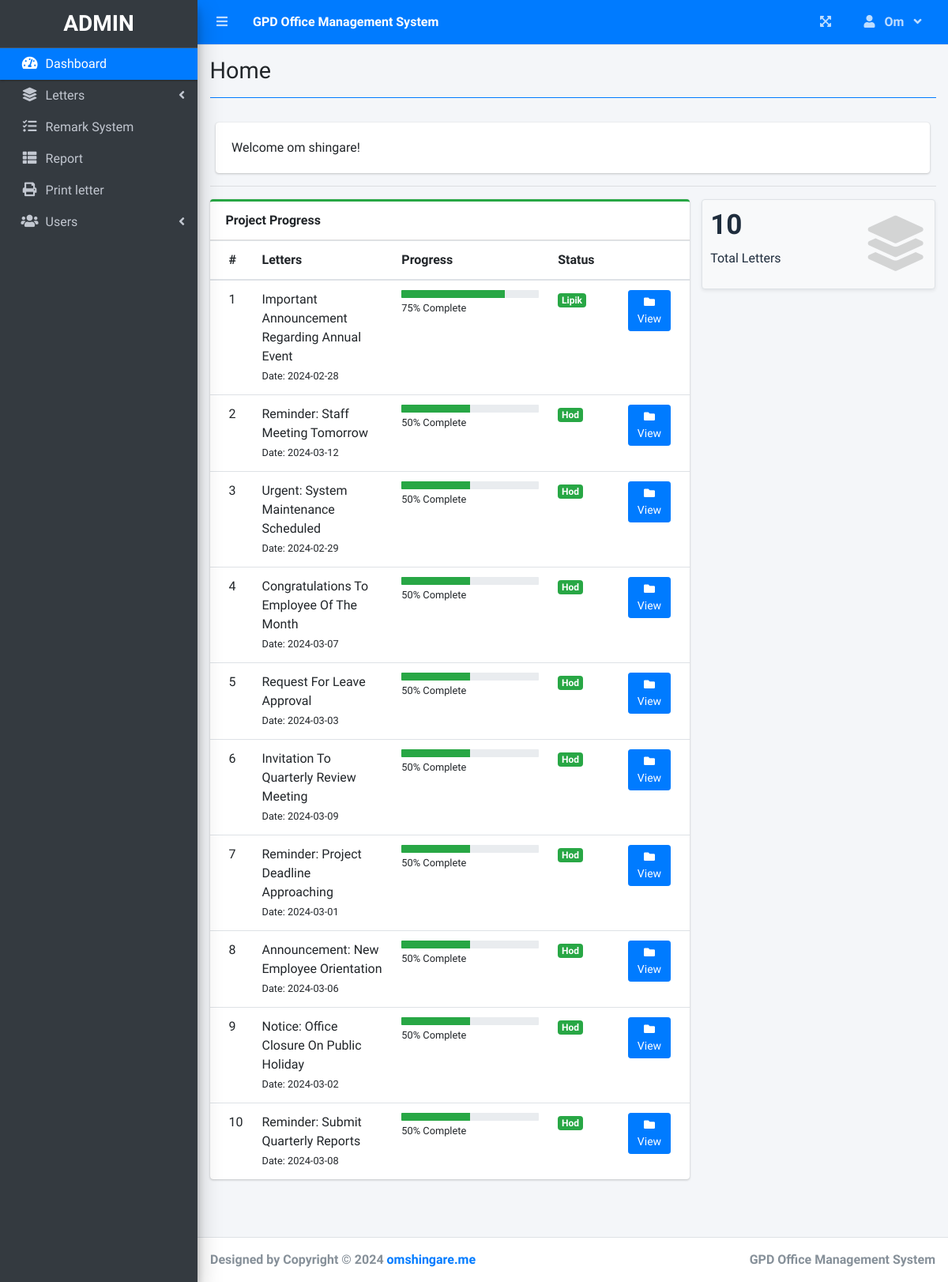
Page / (signed in) on the earlier database version.
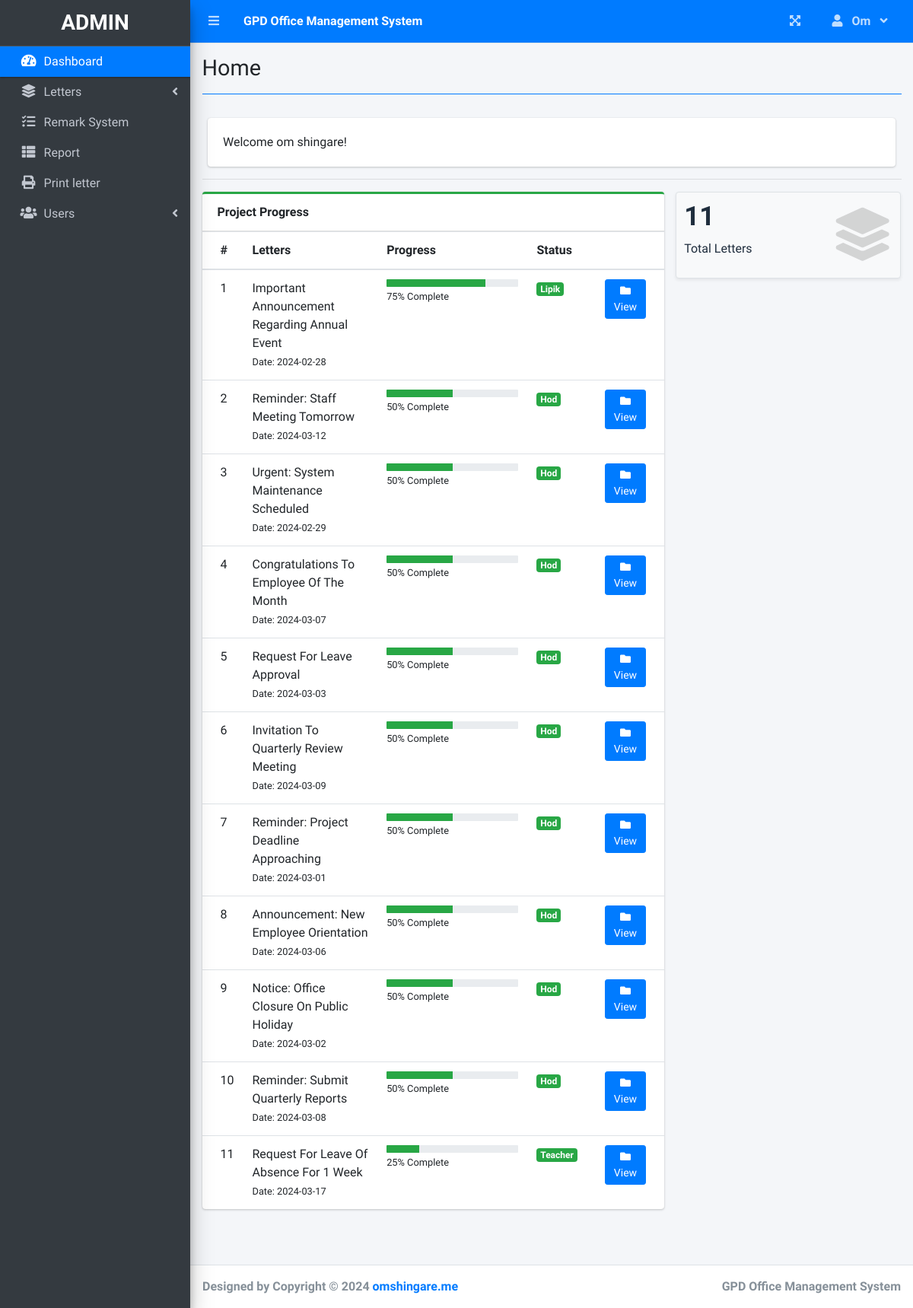
Same page on the later database version.
### tables this page shows
CREATE TABLE `gpd_letters` (
  `letter_id` int(11) NOT NULL,
  `letter_creator_user_id` int(11) NOT NULL,
  `letter_title` text NOT NULL,
  `letter_content` text NOT NULL,
  `letter_status` int(11) DEFAULT 1,
  `letter_hod_remarks` text DEFAULT NULL,
  `letter_lipik_remarks` text DEFAULT NULL,
  `letter_principal_remarks` text DEFAULT NULL,
  `letter_principal_approval_date` datetime DEFAULT NULL,
  `letter_lipik_approval_date` datetime DEFAULT NULL,
  `letter_hod_approval_date` datetime DEFAULT NULL,
  `letter_created_date` date DEFAULT NULL
);

### home.php (the view, shortened to what this page needs)
<?php include('db_connect.php') ?>
 <div class="col-12">
          <div class="card">
            <div class="card-body">
              Welcome <?php echo $_SESSION['login_user_name']." ".$_SESSION['login_user_surname'] ?>!
            </div>
          </div>
  </div>
  <hr>
      <div class="row">
        <div class="col-md-8">
        <div class="card card-outline card-success">
          <div class="card-header">
            <b>Project Progress</b>
          </div>
          <div class="card-body p-0">
            <div class="table-responsive">
              <table class="table m-0 table-hover">
                <colgroup>
                  <col width="5%">
                  <col width="30%">
                  <col width="35%">
                  <col width="15%">
                  <col width="15%">
                </colgroup>
                <thead>
                  <th>#</th>
                  <th>Letters</th>
                  <th>Progress</th>
                  <th>Status</th>
                  <th></th>
                </thead>
                <tbody>
                <?php
                $i = 1;
                $stat = array("Teacher","Hod","Lipik","Principal", "Done");
                $where = "";
                $qry = $conn->query("SELECT * FROM gpd_letters $where order by letter_creator_user_id asc");
                while($row = $qry->fetch_assoc()):
                  $status = $row['letter_status'];
                  $prog = ($status == 4) ? 100 : ($status * 25);
                ?>
                  <tr>
                      <td>
                         <?php echo $i++ ?>
                      </td>
                      <td>
                          <a>
                              <?php echo ucwords($row['letter_title']) ?>
                          </a>
                          <br>
                          <small>
                              Date: <?php echo date("Y-m-d",strtotime($row['letter_created_date'])) ?>
                          </small>
                      </td>
                      <td class="project_progress">
                          <div class="progress progress-sm">
                              <div class="progress-bar bg-green" role="progressbar" aria-valuenow="57" aria-valuemin="0" aria-valuemax="100" style="width: <?php echo $prog ?>%">
                              </div>
                          </div>
                          <small>
                              <?php echo $prog ?>% Complete
                          </small>
                      </td>
                      <td class="project-state">
                          <?php
                              echo "<div class='badge badge-success '>{$stat[$row['letter_status'] - 1]}</div>";
                          ?>
                      </td>
                      <td>
                        <a class="btn btn-primary btn-sm" href="./index.php?page=view_project&id=<?php echo $row['letter_id'] ?>">
                              <i class="fas fa-folder">
                              </i>
                              View
                        </a>
                      </td>
                  </tr>
                <?php endwhile; ?>
                </tbody>
              </table>
            </div>
          </div>
        </div>
        </div>
        <div class="col-md-4">
          <div class="row">
          <div class="col-12 col-sm-6 col-md-12">
            <div class="small-box bg-light shadow-sm border">
              <div class="inner">
                <h3><?php echo $conn->query("SELECT * FROM gpd_letters $where")->num_rows; ?></h3>
                <p>Total Letters</p>
              </div>
              <div class="icon">
                <i class="fa fa-layer-group"></i>
              </div>
            </div>
          </div>
          </div>
      </div>
        </div>
      </div>

Differences in the rows shown:
added gpd_letters: letter_title "Request For Leave Of Absence For 1 Week", letter_created_date "2024-03-17", letter_status "25", letter_status "Teacher"
Other differences:
$conn->query("SELECT * FROM gpd_letters $where")->num_rows: "10" → "11"
